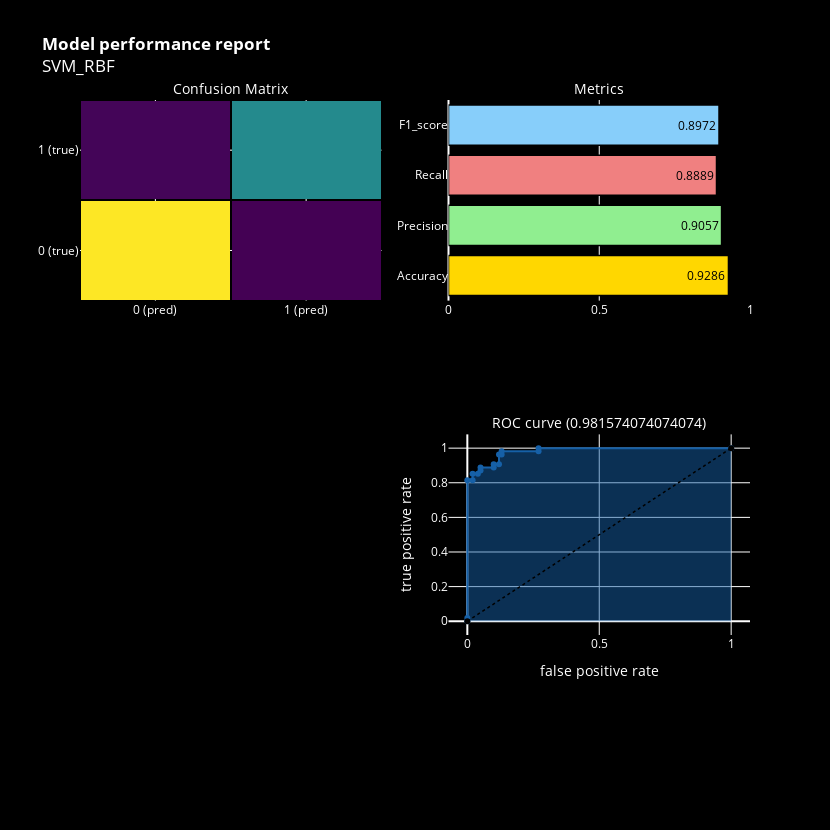

The cell this chart's notebook holds for it:
### Code cell
model_performance(SVM1, 'SVM_RBF')

### Figure 1 — Plotly figure (JSON) as saved in the notebook; plotly's stock layout.template omitted (floating-point values rounded to 4 significant figures)
{"data": [{"colorscale": [[0, "#440154"], [0.1111, "#482878"], [0.2222, "#3e4989"], [0.3333, "#31688e"], [0.4444, "#26828e"], [0.5556, "#1f9e89"], [0.6667, "#35b779"], [0.7778, "#6ece58"], [0.8889, "#b5de2b"], [1, "#fde725"]], "showscale": false, "type": "heatmap", "x": ["0 (pred)", "1 (pred)"], "xaxis": "x", "xgap": 2, "y": ["0 (true)", "1 (true)"], "yaxis": "y", "ygap": 2, "z": [[95, 5], [6, 48]]}, {"marker": {"color": ["gold", "lightgreen", "lightcoral", "lightskyblue"], "line": {"color": "#000000", "width": 1.5}}, "opacity": 1, "orientation": "h", "text": [0.9286, 0.9057, 0.8889, 0.8972], "textfont": {"color": "black"}, "textposition": "auto", "type": "bar", "x": [0.9286, 0.9057, 0.8889, 0.8972], "xaxis": "x2", "y": ["Accuracy", "Precision", "Recall", "F1_score"], "yaxis": "y2"}, {"fill": "tozeroy", "line": {"color": "rgb(22, 96, 167)", "width": 2}, "name": "Roc : ", "type": "scatter", "x": [0, 0, 0, 0.02, 0.02, 0.04, 0.05, 0.05, 0.1, 0.1, 0.12, 0.12, 0.13, 0.13, 0.27, 0.27, 1], "xaxis": "x4", "y": [0, 0.01852, 0.8148, 0.8148, 0.8519, 0.8519, 0.8704, 0.8889, 0.8889, 0.9074, 0.9074, 0.963, 0.963, 0.9815, 0.9815, 1, 1], "yaxis": "y4"}, {"line": {"color": "black", "dash": "dot", "width": 1.5}, "type": "scatter", "x": [0, 1], "xaxis": "x4", "y": [0, 1], "yaxis": "y4"}], "layout": {"annotations": [{"font": {"color": "white", "size": 14}, "showarrow": false, "text": "Confusion Matrix", "x": 0.225, "xanchor": "center", "xref": "paper", "y": 1, "yanchor": "bottom", "yref": "paper"}, {"font": {"color": "white", "size": 14}, "showarrow": false, "text": "Metrics", "x": 0.775, "xanchor": "center", "xref": "paper", "y": 1, "yanchor": "bottom", "yref": "paper"}, {"font": {"color": "white", "size": 14}, "showarrow": false, "text": "ROC curve (0.981574074074074)", "x": 0.775, "xanchor": "center", "xref": "paper", "y": 0.375, "yanchor": "bottom", "yref": "paper"}], "autosize": false, "font": {"color": "white"}, "height": 830, "margin": {"b": 195}, "paper_bgcolor": "black", "plot_bgcolor": "black", "showlegend": false, "title": {"text": "<b>Model performance report</b><br>SVM_RBF"}, "width": 830, "xaxis": {"anchor": "y", "color": "white", "domain": [0, 0.45]}, "xaxis2": {"anchor": "y2", "color": "white", "domain": [0.55, 1], "range": [0, 1]}, "xaxis3": {"anchor": "y3", "domain": [0, 0.45]}, "xaxis4": {"anchor": "y4", "color": "white", "domain": [0.55, 1], "title": {"text": "false positive rate"}}, "yaxis": {"anchor": "x", "color": "white", "domain": [0.625, 1]}, "yaxis2": {"anchor": "x2", "color": "white", "domain": [0.625, 1]}, "yaxis3": {"anchor": "x3", "domain": [0, 0.375]}, "yaxis4": {"anchor": "x4", "color": "white", "domain": [0, 0.375], "title": {"text": "true positive rate"}}}}
